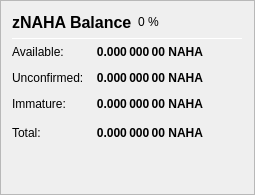
                   <widget class="QFrame" name="frame_ZerocoinBalances">
                    <property name="frameShape">
                     <enum>QFrame::StyledPanel</enum>
                    </property>
                    <property name="frameShadow">
                     <enum>QFrame::Raised</enum>
                    </property>
                    <layout class="QVBoxLayout" name="verticalLayout_7">
                     <item>
                      <layout class="QHBoxLayout" name="horizontalLayout_8" stretch="0">
                       <item>
                        <widget class="QLabel" name="label_5z_3">
                         <property name="minimumSize">
                          <size>
                           <width>0</width>
                           <height>20</height>
                          </size>
                         </property>
                         <property name="font">
                          <font>
                           <pointsize>12</pointsize>
                           <weight>75</weight>
                           <bold>true</bold>
                          </font>
                         </property>
                         <property name="text">
                          <string>zNAHA Balance</string>
                         </property>
                        </widget>
                       </item>
                       <item>
                        <widget class="QLabel" name="labelzICHPercent">
                         <property name="text">
                          <string notr="true">0 %</string>
                         </property>
                        </widget>
                       </item>
                       <item>
                        <spacer name="horizontalSpacer_11">
                         <property name="orientation">
                          <enum>Qt::Horizontal</enum>
                         </property>
                         <property name="sizeHint" stdset="0">
                          <size>
                           <width>40</width>
                           <height>20</height>
                          </size>
                         </property>
                        </spacer>
                       </item>
                      </layout>
                     </item>
                     <item>
                      <widget class="Line" name="line_ZerocoinBalance">
                       <property name="minimumSize">
                        <size>
                         <width>0</width>
                         <height>1</height>
                        </size>
                       </property>
                       <property name="maximumSize">
                        <size>
                         <width>16777215</width>
                         <height>1</height>
                        </size>
                       </property>
                       <property name="orientation">
                        <enum>Qt::Horizontal</enum>
                       </property>
                      </widget>
                     </item>
                     <item>
                      <layout class="QGridLayout" name="gridLayout_5">
                       <property name="spacing">
                        <number>12</number>
                       </property>
                       <item row="1" column="0">
                        <widget class="QLabel" name="labelzBalanceMatureText">
                         <property name="toolTip">
                          <string>Mature: more than 20 confirmation and more than 3 mints of the same denomination after it was minted.
These zNAHA are spendable.</string>
                         </property>
                         <property name="text">
                          <string>Available:</string>
                         </property>
                        </widget>
                       </item>
                       <item row="1" column="1">
                        <widget class="QLabel" name="labelzBalanceMature">
                         <property name="font">
                          <font>
                           <weight>75</weight>
                           <bold>true</bold>
                          </font>
                         </property>
                         <property name="toolTip">
                          <string>Mature: more than 20 confirmation and more than 3 mints of the same denomination after it was minted.
These zNAHA are spendable.</string>
                         </property>
                         <property name="text">
                          <string notr="true">0.000 000 00 NAHA</string>
                         </property>
                         <property name="alignment">
                          <set>Qt::AlignRight|Qt::AlignTrailing|Qt::AlignVCenter</set>
                         </property>
                        </widget>
                       </item>
                       <item row="2" column="0">
                        <widget class="QLabel" name="labelzBalanceUnconfirmedText">
                         <property name="toolTip">
                          <string>Unconfirmed: less than 20 confirmations
Immature: confirmed, but less than 3 mints of the same denomination after it was minted</string>
                         </property>
                         <property name="text">
                          <string>Unconfirmed:</string>
                         </property>
                        </widget>
                       </item>
                       <item row="2" column="1">
                        <widget class="QLabel" name="labelzBalanceUnconfirmed">
                         <property name="font">
                          <font>
                           <weight>75</weight>
                           <bold>true</bold>
                          </font>
                         </property>
                         <property name="toolTip">
                          <string>Unconfirmed: less than 20 confirmations
Immature: confirmed, but less than 3 mints of the same denomination after it was minted</string>
                         </property>
                         <property name="text">
                          <string notr="true">0.000 000 00 NAHA</string>
                         </property>
                         <property name="alignment">
                          <set>Qt::AlignRight|Qt::AlignTrailing|Qt::AlignVCenter</set>
                         </property>
                        </widget>
                       </item>
                       <item row="3" column="0">
                        <widget class="QLabel" name="labelzBalanceImmatureText">
                         <property name="toolTip">
                          <string>Unconfirmed: less than 20 confirmations
Immature: confirmed, but less than 3 mints of the same denomination after it was minted</string>
                         </property>
                         <property name="text">
                          <string>Immature:</string>
                         </property>
                        </widget>
                       </item>
                       <item row="3" column="1">
                        <widget class="QLabel" name="labelzBalanceImmature">
                         <property name="font">
                          <font>
                           <weight>75</weight>
                           <bold>true</bold>
                          </font>
                         </property>
                         <property name="toolTip">
                          <string>Unconfirmed: less than 20 confirmations
Immature: confirmed, but less than 3 mints of the same denomination after it was minted</string>
                         </property>
                         <property name="text">
                          <string notr="true">0.000 000 00 NAHA</string>
                         </property>
                         <property name="alignment">
                          <set>Qt::AlignRight|Qt::AlignTrailing|Qt::AlignVCenter</set>
                         </property>
                        </widget>
                       </item>
                       <item row="4" column="0">
                        <widget class="QLabel" name="labelzBalanceText">
                         <property name="toolTip">
                          <string>Your current zNAHA balance, unconfirmed and immature zNAHA included.</string>
                         </property>
                         <property name="text">
                          <string>Total:</string>
                         </property>
                        </widget>
                       </item>
                       <item row="4" column="1">
                        <widget class="QLabel" name="labelzBalance">
                         <property name="font">
                          <font>
                           <weight>75</weight>
                           <bold>true</bold>
                          </font>
                         </property>
                         <property name="cursor">
                          <cursorShape>IBeamCursor</cursorShape>
                         </property>
                         <property name="toolTip">
                          <string>Your current zNAHA balance, unconfirmed and immature zNAHA included.</string>
                         </property>
                         <property name="text">
                          <string notr="true">0.000 000 00 NAHA</string>
                         </property>
                         <property name="alignment">
                          <set>Qt::AlignRight|Qt::AlignTrailing|Qt::AlignVCenter</set>
                         </property>
                         <property name="textInteractionFlags">
                          <set>Qt::LinksAccessibleByMouse|Qt::TextSelectableByKeyboard|Qt::TextSelectableByMouse</set>
                         </property>
                        </widget>
                       </item>
                       <item row="4" column="2">
                        <spacer name="horizontalSpacer_4">
                         <property name="orientation">
                          <enum>Qt::Horizontal</enum>
                         </property>
                         <property name="sizeHint" stdset="0">
                          <size>
                           <width>40</width>
                           <height>20</height>
                          </size>
                         </property>
                        </spacer>
                       </item>
                      </layout>
                     </item>
                     <item>
                      <spacer name="verticalSpacer_4">
                       <property name="orientation">
                        <enum>Qt::Vertical</enum>
                       </property>
                       <property name="sizeHint" stdset="0">
                        <size>
                         <width>20</width>
                         <height>40</height>
                        </size>
                       </property>
                      </spacer>
                     </item>
                    </layout>
                   </widget>
